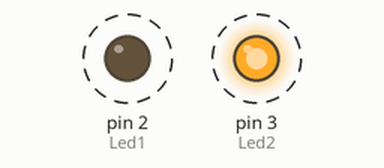
This sketch was run on a simulated Arduino Uno, built with avr-gcc and run on an emulated ATmega328P. Parts: output pins drawn as LEDs (lit = HIGH). Dashed ring = blinking.

Above: at 0.5 s.
Timing chart, 0 to 4.6 s (numbered marks = the images above):
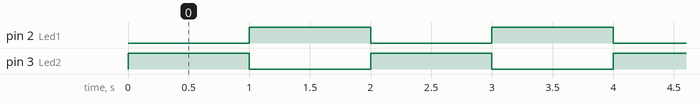

Measured:
- by itself, pin 2 (Led1), pin 3 (Led2): alternates HIGH for 1.0 s and LOW for 1.0 s

The sketch:

3.1.ino
```cpp
int Led1 = 2;
int Led2 = 3;
void setup() {
    pinMode(Led1 , OUTPUT);
    pinMode(Led2 , OUTPUT);
    digitalWrite(Led1,HIGH);
    digitalWrite(Led2,HIGH);
    // put your setup code here, to run once:
}
void loop(){
    digitalWrite(Led1,LOW);
    digitalWrite(Led2,HIGH);
    delay(1000);
    digitalWrite(Led1,HIGH);
    digitalWrite(Led2,LOW);
    delay(1000);
}
```
